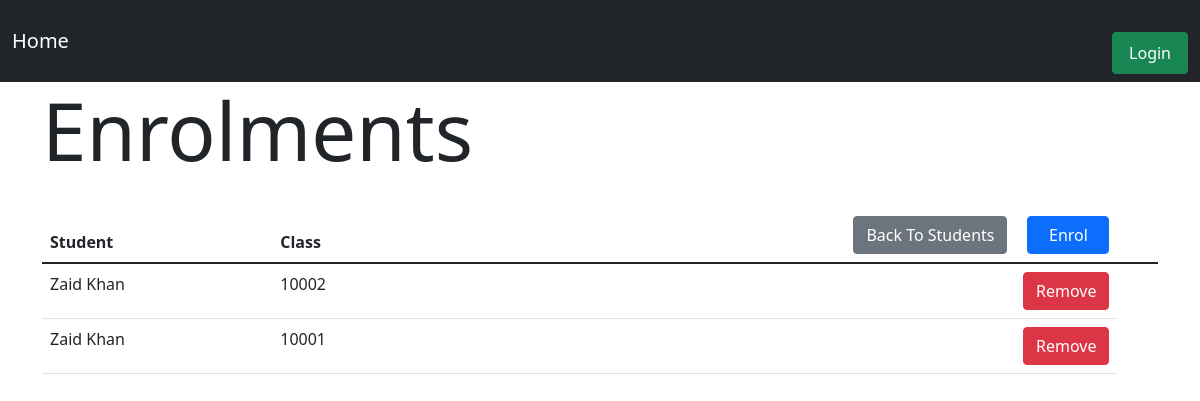
Before: /students/enrolments with the older database file.
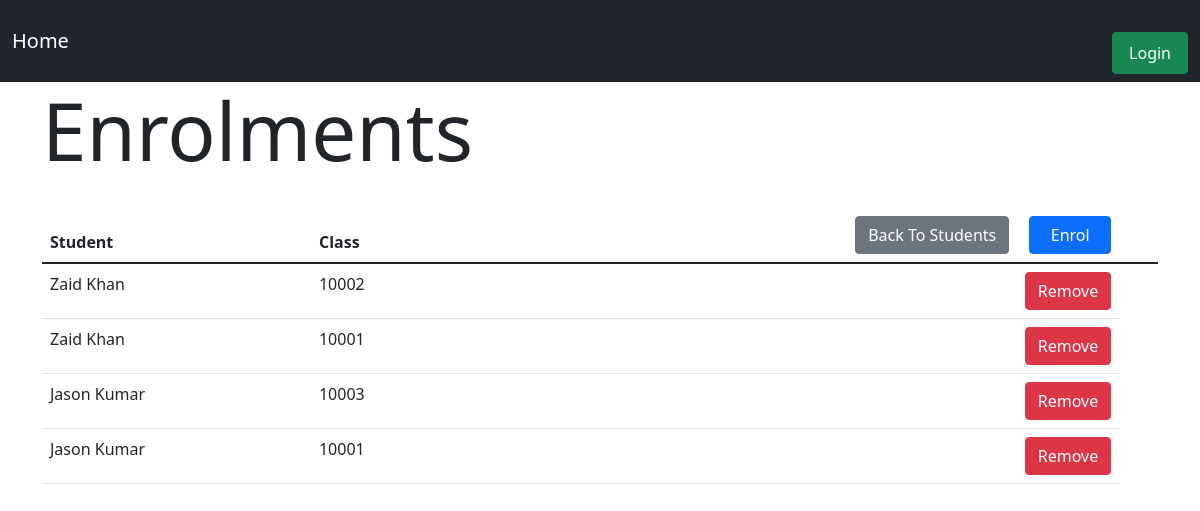
After: the same page with the newer database file.
### gradebook/models.py (models this page shows, shortened)
class StudentEnrolment(models.Model):
    student = models.ForeignKey(Student, on_delete=models.CASCADE)
    class1 = models.ForeignKey(Class, on_delete=models.CASCADE)
    grade = models.PositiveIntegerField(validators=[MaxValueValidator(100)], blank=True, null=True)
    enrollTime = models.DateTimeField(auto_now_add=True)
    gradeTime = models.DateTimeField(blank=True, null=True)

class Student(models.Model):
    user = models.OneToOneField(User, null=True, on_delete=models.CASCADE)
    studentID = models.PositiveIntegerField(null=False, blank=False, unique=True)
    firstName = models.CharField(max_length=50, null=False, blank=False)
    lastName = models.CharField(max_length=50, null=False, blank=False)
    email = models.EmailField(max_length=254, null=False, blank=False)
    dateOfBirth = models.DateField(null=False, blank=False)
    def __str__(self):
        return self.firstName + " " + self.lastName

class Class(models.Model):
    number = models.PositiveIntegerField(null=False, blank=False)
    semester = models.ForeignKey(Semester, on_delete=models.CASCADE)
    course = models.ForeignKey(Course, on_delete=models.CASCADE)
    lecturer = models.ForeignKey(Lecturer, on_delete=models.CASCADE, blank=True, null=True)
    def __str__(self):
        return str(self.number)

### gradebook/views.py (the view)
# urls.py: path('students/enrolments', ListStudentEnrolmentView.as_view(), name='list_student_enrolment'),
class ListStudentEnrolmentView(ListView):
    model = StudentEnrolment
    template_name = 'student/enrolment/list_student_enrolment.html'

### gradebook/templates/student/enrolment/list_student_enrolment.html (shortened to what this page needs)
{% extends "base.html" %}
{% block content %}
    <h1 class="display-1" style="margin-bottom: 30px">Enrolments</h1>
    <table class="table">
  <thead>
    <tr>
      <th scope="col">Student</th>
      <th scope="col">Class</th>
      <th>
          <a href="{% url "enrol_student" %}" class="btn btn-primary" style="float: right;width: 82px">Enrol</a>
          <a href="{% url "list_students" %}" class="btn btn-secondary" style="float: right;margin-right: 20px">Back To Students</a>
      </th>
      <th></th>
    </tr>
  </thead>
  <tbody>
  {% for enrolment in object_list %}
    <tr>
      <td>{{ enrolment.student }}</td>
      <td>{{ enrolment.class1 }}</td>
      <td>
          <a href="{% url "remove_student_enrolment" enrolment.id %}" class="btn btn-danger" style="float: right">Remove</a>
      </td>
    </tr>
  {% endfor %}
  </tbody>
</table>
{% endblock %}

Changed rows visible on the page:
added StudentEnrolment: student "Jason Kumar", class1 "10003"
added StudentEnrolment: student "Jason Kumar", class1 "10001"
